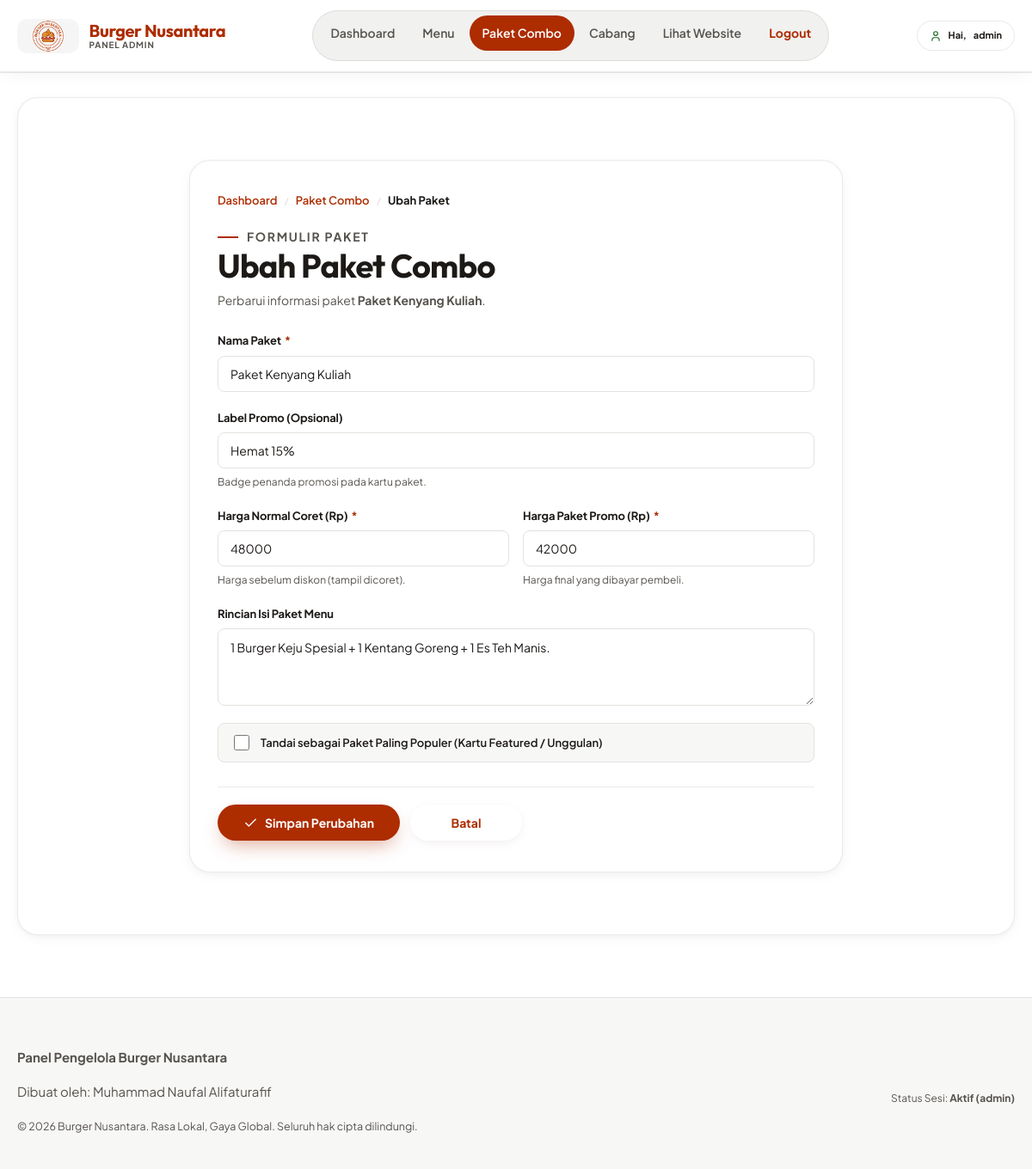
The app's page /admin/paket/edit.php?id=1 (signed in) with its own data.
### tables this page shows
CREATE TABLE `paket_combo` (
  `id_paket` int NOT NULL AUTO_INCREMENT,
  `nama_paket` varchar(100) NOT NULL,
  `label` varchar(30) DEFAULT NULL,
  `harga_normal` int NOT NULL,
  `harga_paket` int NOT NULL,
  `isi` text,
  `is_populer` tinyint(1) DEFAULT '0',
  PRIMARY KEY (`id_paket`)
);

### admin/paket/edit.php (the view, shortened to what this page needs)
<?php
require_once '../../koneksi.php';
$id_paket = (int)($_GET['id'] ?? $_POST['id_paket'] ?? 0);
$query_cari = "SELECT * FROM paket_combo WHERE id_paket = ?";
$stmt_cari  = mysqli_prepare($koneksi, $query_cari);
mysqli_stmt_bind_param($stmt_cari, "i", $id_paket);
mysqli_stmt_execute($stmt_cari);
$hasil_cari = mysqli_stmt_get_result($stmt_cari);
$paket_lama = mysqli_fetch_assoc($hasil_cari);
$nama_paket   = $paket_lama['nama_paket'];
$label        = $paket_lama['label'] ?? '';
$harga_normal = $paket_lama['harga_normal'];
$harga_paket  = $paket_lama['harga_paket'];
$isi          = $paket_lama['isi'] ?? '';
$is_populer   = $paket_lama['is_populer'];
include '../includes/header.php';
?>
    <section class="section">
      <div class="section-inner">
        <fieldset>
          <div class="form-card">
            <nav class="breadcrumb">
              <a href="../index.php">Dashboard</a>
              <span class="breadcrumb-sep">/</span>
              <a href="index.php">Paket Combo</a>
              <span class="breadcrumb-sep">/</span>
              <span class="breadcrumb-cur">Ubah Paket</span>
            </nav>
            <div class="form-card-head">
              <p class="eyebrow">Formulir Paket</p>
              <h2>Ubah Paket Combo</h2>
              <p>Perbarui informasi paket <strong><?php echo htmlspecialchars($paket_lama['nama_paket']); ?></strong>.</p>
            </div>
            <form action="edit.php" method="POST" class="form-grid">
              <div class="form-group">
                <label for="nama_paket" class="form-label">Nama Paket<span class="req">*</span></label>
                <input type="text" id="nama_paket" name="nama_paket" class="form-control" required maxlength="100" placeholder="Contoh: Paket Kenyang Kuliah" value="<?php echo htmlspecialchars($nama_paket); ?>">
              </div>
              <div class="form-group">
                <label for="label" class="form-label">Label Promo (Opsional)</label>
                <input type="text" id="label" name="label" class="form-control" maxlength="30" placeholder="Contoh: Hemat 15%, Signature Set, Untuk Berdua" value="<?php echo htmlspecialchars($label); ?>">
                <p class="form-help">Badge penanda promosi pada kartu paket.</p>
              </div>
              <div class="form-row">
                <div class="form-group">
                  <label for="harga_normal" class="form-label">Harga Normal Coret (Rp)<span class="req">*</span></label>
                  <input type="number" id="harga_normal" name="harga_normal" class="form-control" required min="0" step="500" placeholder="Contoh: 48000" value="<?php echo htmlspecialchars($harga_normal_input ?? $harga_normal); ?>">
                  <p class="form-help">Harga sebelum diskon (tampil dicoret).</p>
                </div>
                <div class="form-group">
                  <label for="harga_paket" class="form-label">Harga Paket Promo (Rp)<span class="req">*</span></label>
                  <input type="number" id="harga_paket" name="harga_paket" class="form-control" required min="0" step="500" placeholder="Contoh: 42000" value="<?php echo htmlspecialchars($harga_paket_input ?? $harga_paket); ?>">
                  <p class="form-help">Harga final yang dibayar pembeli.</p>
                </div>
              </div>
              <div class="form-group">
                <label for="isi" class="form-label">Rincian Isi Paket Menu</label>
                <textarea id="isi" name="isi" class="form-control" rows="3" placeholder="Contoh: 1 Burger Keju Spesial + 1 Kentang Goreng + 1 Es Teh Manis."><?php echo htmlspecialchars($isi); ?></textarea>
              </div>
              <div class="form-group">
                <label class="form-checkbox-label">
                  <input type="checkbox" name="is_populer" value="1" <?php echo ($is_populer == 1) ? 'checked' : ''; ?>>
                  Tandai sebagai Paket Paling Populer (Kartu Featured / Unggulan)
                </label>
              </div>
              <div class="form-actions">
                <button type="submit" class="btn btn-primary">
                  <svg class="ico" aria-hidden="true"><use href="#ico-check"></use></svg>Simpan Perubahan
                </button>
                <a href="index.php" class="btn btn-ghost">Batal</a>
              </div>
            </form>
          </div>
        </fieldset>
      </div>
    </section>
<?php
include '../includes/footer.php';
?>

### records on screen
paket_combo: nama_paket "Paket Kenyang Kuliah", label "Hemat 15%", harga_normal "48000", harga_paket "42000", isi "1 Burger Keju Spesial + 1 Kentang Goreng + 1 Es Teh Manis."

### other values on screen
$_SESSION['admin'] "admin"
